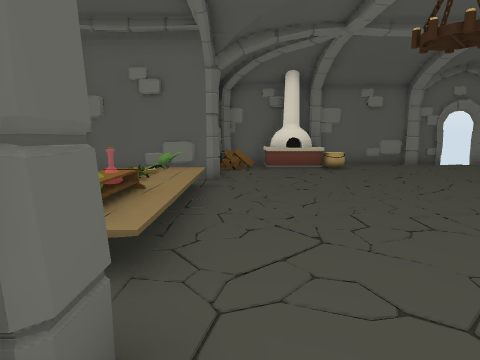
[1] (above)

12 first-person views from a walk through a scene from a Unity 3-D project. The camera is 1.2 m above the floor, tilts 8° down and sees 75° across. The floor is counted in squares, 1 m on a side. Each view is taken from the middle of a square. On the plan, view 1 faces up. The plan holds only what a view shows up to about 13 squares ahead; the rest is blank. The player character is not drawn. Door leaves are left out, so doorways stand open.

[2]
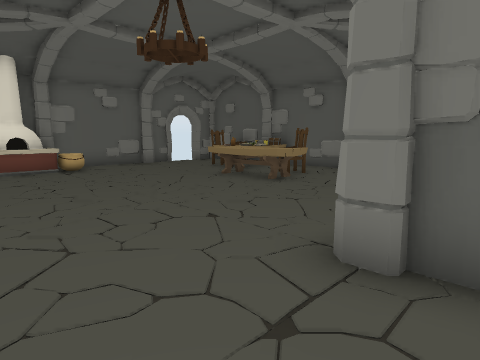

[3]
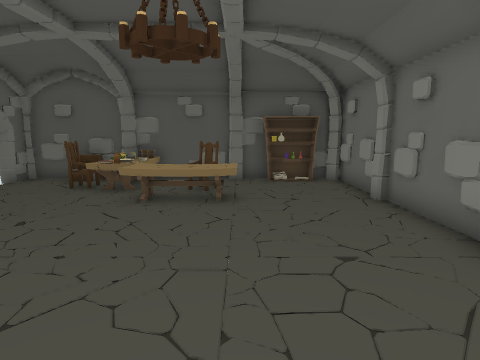

[4]
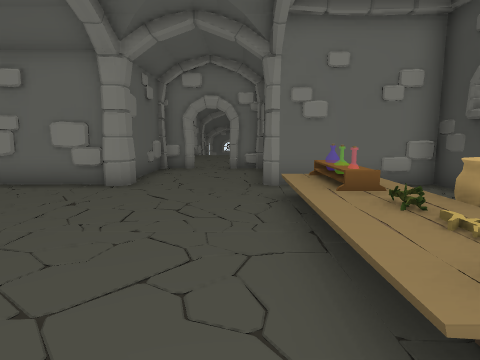

[5]
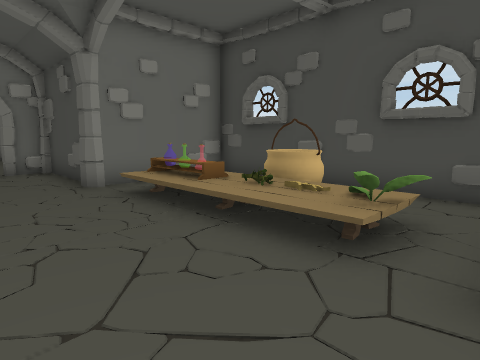

[6]
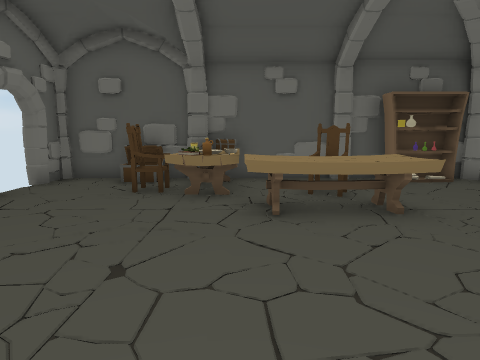

[7]
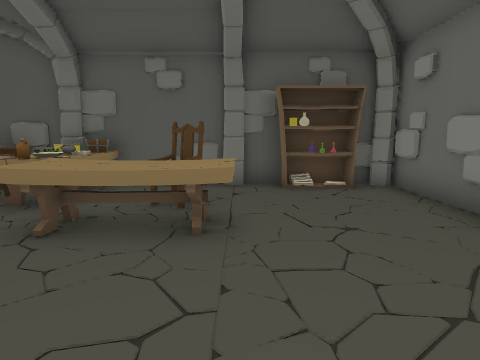

[8]
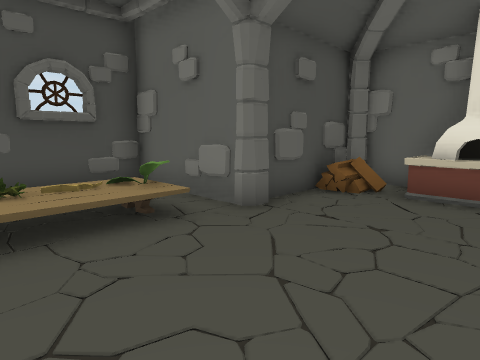

[9]
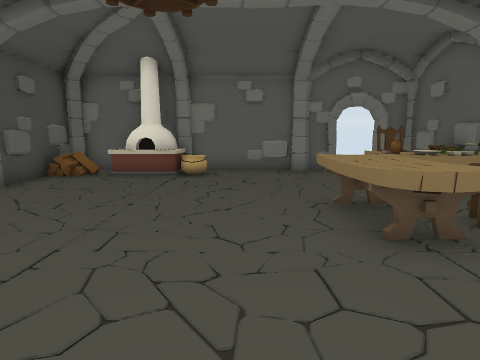

[10]
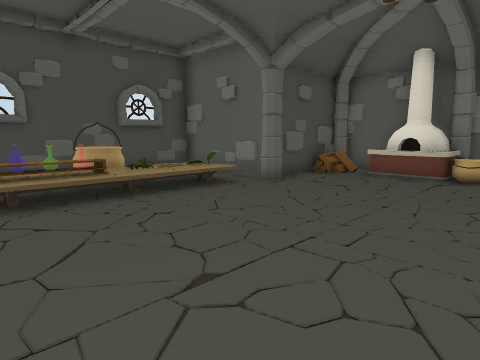

[11]
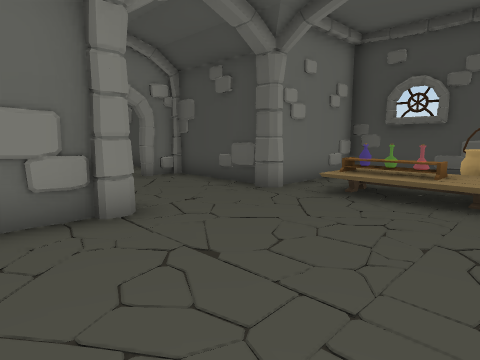

[12]
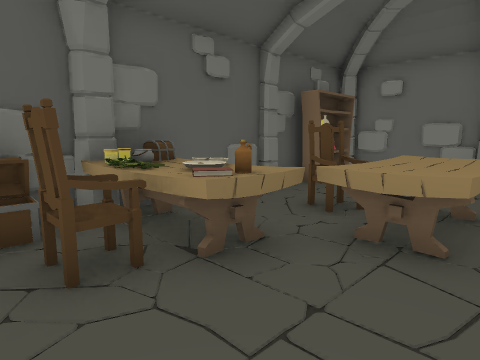

### Floor plan
Key: @ floor where view 1 was taken; # wall or solid block; . floor; / step, stairs or slope; D open door; O other object.
Columns run from 5 left of view 1 to 11 right of it. Each row starts with its distance up from view 1.
 13     ########O#DD#
 12     #OOOOO  ...D#
 11     #....  .....O
 10     #....   ..OO#
  9 #####....   OOOO#
  8 #  O/....  OOOOO#
  7 #  //....   OO. #
  6 # O//.... . OOO #
  5 #OO//....  OOO..O
  4 #  O/....   ...O#
  3 #  O/....   ...O#
  2 #   ..... . ....#
  1 #####...####O####
  0     #@  #
 -1     #   #
 -2     #   #
 -3     ## ##
 -4     #
 -5     #
 -6     #

Positions as (right, up) in squares from view 1, and headings:
1: (0, 0), facing up
2: (0, 0), facing up-right
3: (-1, 5), facing right
4: (0, 9), facing down
5: (2, 9), facing down-left
6: (2, 8), facing right
7: (3, 5), facing right
8: (3, 5), facing up-left
9: (5, 2), facing up
10: (5, 2), facing up-left
11: (5, 6), facing down-left
12: (6, 11), facing down-right
